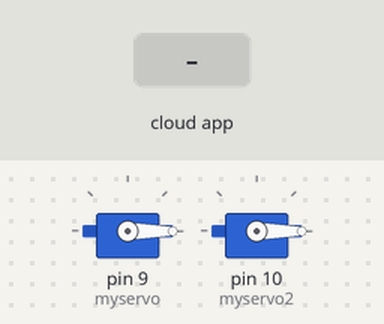
Bench run of a sketch on a simulated Arduino Uno, built with avr-gcc and run on an emulated ATmega328P. Shown: 2 × servo. The inputs (shaded band) are chosen by the test bench. The ROS host is connected and sends only what is stated.

Above: at 1.2 s.
1.3 s: the phone or cloud app sets toggle_ledd to x
At 4.1 s:
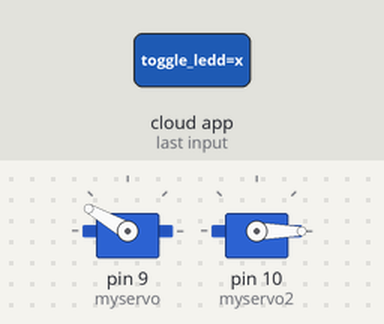
4.3 s: the phone or cloud app sets toggle_ledd to i
At 5.5 s:
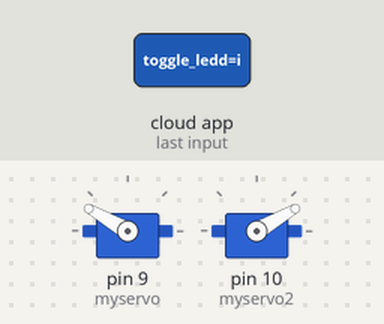
5.8 s: the phone or cloud app sets toggle_ledd to z
8.8 s: the phone or cloud app sets toggle_ledd to i
At 9.2 s:
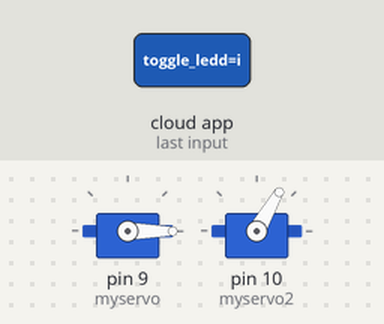
10.3 s: the phone or cloud app sets toggle_ledd to x
At 13.1 s:
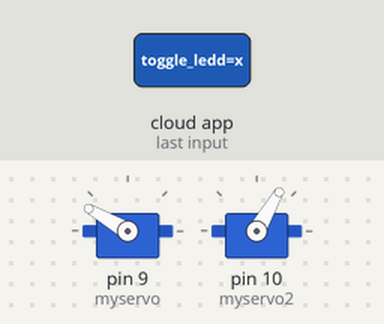
13.3 s: the phone or cloud app sets toggle_ledd to k
At 13.8 s:
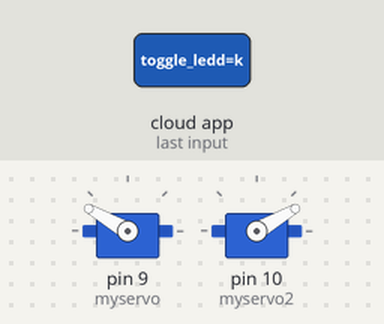
Timing chart, 0 to 15.8 s (numbered marks = the images above; inputs shaded):
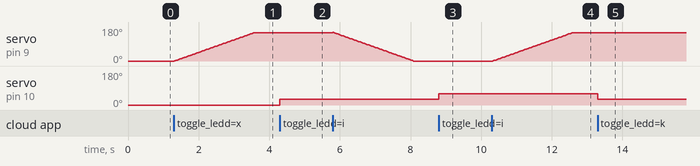

Measured:
- after the input at 1.3 s, servo on pin 9 (myservo): moves from 0° to 150° over 2.2 s, starting at once
- after the input at 4.3 s, servo on pin 10 (myservo2): 0° → 30° at once
- after the input at 8.8 s, servo on pin 10 (myservo2): 30° → 60° at once
- after the input at 10.3 s, servo on pin 9 (myservo): moves from 0° to 150° over 2.2 s, starting at once
- after the input at 13.3 s, servo on pin 10 (myservo2): 60° → 30° at once

The sketch:

ManipuladorTeleop.ino
```cpp
/*
 * rosserial Subscriber Example
 * Blinks an LED on callback
 */

#include <ros.h>
#include <std_msgs/String.h>
#include <Servo.h>


ros::NodeHandle nh;
Servo myservo;
Servo myservo2;

int pos = 0;
int pos2 = 0;

void messageCb( const std_msgs::String& string){
  nh.loginfo(string.data);
  if(String(string.data).equals("x")){
    nh.loginfo("Pinzón es gay");
    while(pos <= 150) { // goes from 0 degrees to 180 degrees
    myservo.write(pos);              // tell servo to go to position in variable 'pos'
    delay(15);                       // waits 15ms for the servo to reach the position
    pos = pos+1;
    }
   }else if(String(string.data).equals("z")){
    while (pos >=0) { // goes from 180 degrees to 0 degrees
    myservo.write(pos);              // tell servo to go to position in variable 'pos'
    delay(15);                       // waits 15ms for the servo to reach the position
    pos = pos-1;
    }
  }else if(String(string.data).equals("i")){
    if (pos2<180){
      pos2=pos2+30;
      myservo2.write(pos2);
    }
  }else if(String(string.data).equals("k")){
    if (pos2>=0){
      pos2=pos2-30;
      myservo2.write(pos2);
    }
  }
  }

ros::Subscriber<std_msgs::String> sub("toggle_ledd", &messageCb );

void setup()
{
  myservo.attach(9);  // attaches the servo on pin 9 to the servo object
  myservo2.attach(10);
  myservo.write(0);
  myservo2.write(0);
  nh.initNode();
  nh.subscribe(sub);
}

void loop()
{
  nh.spinOnce();
  delay(1);
}
```

Motor.cpp
```cpp
#include "Arduino.h"
#include "Motor.h"


Motor::Motor(int plus, int minus, int en_a, int en_b) {
  pinMode(plus,OUTPUT);
  pinMode(minus,OUTPUT);
  pinMode(en_a,INPUT_PULLUP);
  pinMode(en_b,INPUT_PULLUP);
  Motor::plus = plus;
  Motor::minus = minus;
  Motor::en_a = en_a;
  Motor::en_b = en_b;
}

void Motor::rotate(int value) {
  if(value>=0){
    //Max Voltage with 16V battery with 12V required
    //(12/16)*255 ~=190
//    Serial.println("called");
//    Serial.println(plus);
    int out = map(value, 0, 100, 0, 190);
    analogWrite(plus,out);
    analogWrite(minus,0);
  }else{
    //Max Voltage with 16V battery with 12V required
    //(12/16)*255 ~=190
    int out = map(value, 0, -100, 0, 190);
    analogWrite(plus,0);
    analogWrite(minus,out);
  }
}
```

Motor.h
```cpp
/*
  Motor.h - Library for working with the Cytron SPG30E-30K.
  Created by Vinay Lanka, January 27, 2021.
*/
#ifndef Motor_h
#define Motor_h

#include "Arduino.h"

class Motor {
  public:
    //Constructor - Plus and Minus are the Motor output / en_a and en_b are the encoder inputs
    Motor(int plus, int minus, int en_a, int en_b);
    //Spin the motor with a percentage value
    void rotate(int value);
    //Motor Outputs - plus is one direction and minus is the other
    int plus;
    int minus;
    //Encoder Inputs
    int en_a;
    int en_b;
};

#endif
```
